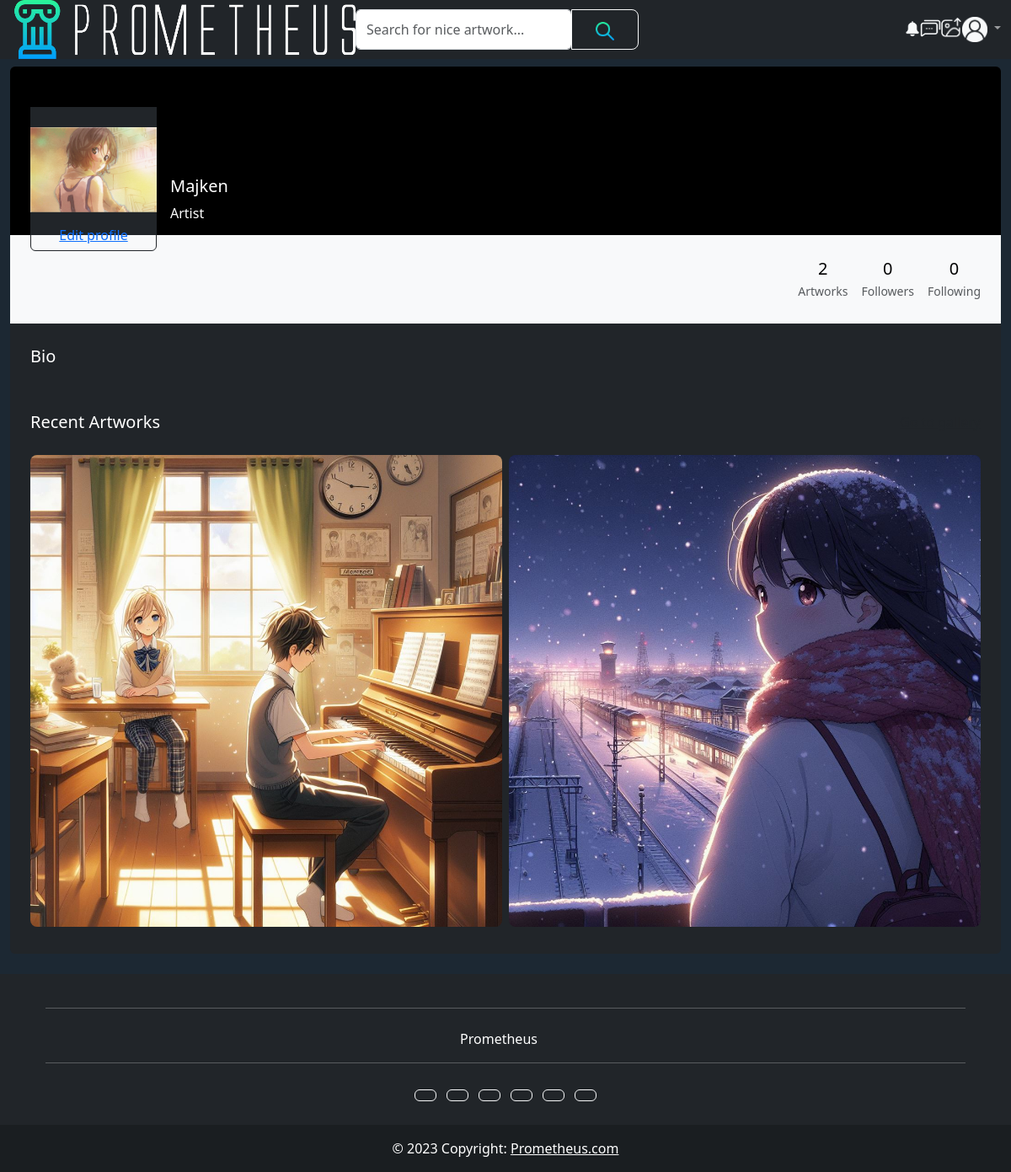
The page /profile/ (signed in) on the database its author committed.
### home/models.py (models this page shows, shortened)
class User(AbstractUser):
    username = models.CharField(max_length=14, null=True, blank=False, unique=True)
    birth=models.DateTimeField(null=True, blank=True)
    profile_Picture_Link=models.CharField(max_length=120, blank=True, null=True)
    profile_Picture=models.ImageField(upload_to="profilepics",null=True, blank=True, default="default_user.png")
    occupation=models.CharField(max_length=200, blank=True, null=False)
    bio= models.TextField(max_length=600, blank=True)
    background_Picture_Link=models.CharField(max_length=120, blank=True, null=True)
    background_Picture=models.ImageField(upload_to="avatarbg",null=True, blank=True)
    followers=models.ManyToManyField(User, related_name="users_following", blank=True)
    @property
    def provide_image(self):
        if self.profile_Picture:
            return self.profile_Picture.url
        if self.profile_Picture_Link:
            return self.profile_Picture_Link
        else:
            return default_user_avatar

class Artwork(models.Model):
    author= models.ForeignKey(User, on_delete=models.CASCADE)
    artwork=models.ImageField(upload_to="artworks",null=True, blank=False)
    name= models.CharField(max_length=30)
    pub_date= models.DateTimeField(null=True)
    description= models.TextField(max_length=200000, null=True, blank=True)
    comments=models.IntegerField(default=0)
    tags= models.TextField(max_length=600, null=True, blank=True)
    likes= models.ManyToManyField(User, related_name="users_liked",default=None)
    @property
    def generate_artwork_url(self):
        return "/artworks/"+ str(self.pk)+"/"
    @property
    def image_url(self):
        if self.artwork and hasattr(self.artwork, 'url'):
            return self.artwork.url

### home/views.py (the view)
# urls.py: path('profile/',views.profile, name="profile"),
@login_required(login_url="/login/")
def profile(request):
    user = get_object_or_404(User, username=request.user.username)
    arts = Artwork.objects.filter(author=user).count()
    try:
        recents = Artwork.objects.filter(author=user)[8]
    except:
        recents = Artwork.objects.filter(author=user)
    following = FollowingFollower.objects.filter(user_follow=user).count()
    followers = FollowingFollower.objects.filter(user_followed=user).count()
    context = {
        "profile": user,
        "arts": arts,
        "followers": followers,
        "following": following,
        "recent_artworks": recents
    }
    return render(request, "profile.html", context)

### home/backend.py (called while the page is built)
    def get_user(self, user_id):
        UserModel = get_user_model()
        try:
            return UserModel.objects.get(pk=user_id)
        except UserModel.DoesNotExist:
            return None

### home/templates/profile.html (shortened to what this page needs)
{% extends "base.html" %}
{% block content%}
        <div class="container-fluid py-4 h-100">
    <div class="row d-flex justify-content-center align-items-center h-100">
      <div class="col">
        <div class="card border-0 bg-dark">
          <div class="rounded-top text-white d-flex flex-row"  style="background-color: #000; height:200px;">
            <div class="ms-4 mt-5 d-flex flex-column bg-dark text-white" style="width: 150px;">
              <img src={{profile.provide_image}}
                alt={{profile.username}} class="img-fluid mt-4 mb-2"
                height="150px" width="150px" style="object-position: center">
              <button  id="edit_profile_button" type="button" class="btn btn-outline-dark"
                style="z-index: 1;">
               <a href={% url "editProfile" %}>  Edit profile </a>
              </button>
            </div>
            <div class="ms-3" style="margin-top: 130px;">
              <h5>{{profile.username}}</h5>
              <p>{{profile.occupation}}</p>
            </div>
          </div>
          <div class="p-4 text-black" style="background-color: #f8f9fa;">
            <div class="d-flex justify-content-end text-center py-1">
              <div>
                <p class="mb-1 h5">{{arts}}</p>
                <p class="small text-muted mb-0">Artworks</p>
              </div>
              <div class="px-3">
                <p class="mb-1 h5">{{followers}}</p>
                <p class="small text-muted mb-0">Followers</p>
              </div>
              <div>
                <p class="mb-1 h5">{{following}}</p>
                <p class="small text-muted mb-0">Following</p>
              </div>
            </div>
          </div>
          <div class="card-body p-4 text-black">
            <div class="mb-5 text-white">
              <p class="lead fw-normal mb-1">Bio</p>
            </div>
            <div class="d-flex justify-content-between align-items-center mb-4 text-white">
              <p class="lead fw-normal mb-0">Recent Artworks</p>
              <p class="mb-0"><a href="#!" class="text-muted">Go to gallery</a></p>
            </div>
            <div class="row g-2">
              {% for artwork in recent_artworks %}
              <div class="col mb-2">
                <a href={{artwork.generate_artwork_url}}><img src={{artwork.image_url}}
                  alt={{artwork.name}} class="w-100 rounded-3"></a>
              </div>
              {% endfor %}
            </div>
          </div>
        </div>
      </div>
    </div>
  </div>
{% endblock %}

### home/static/css/main.css (style rules this page uses)
body { background-color:#1C2833; padding-top:55px; }

### rows shown on the page
User: provide_image (picture), username "Majken", occupation "Artist"
Artwork: image_url (picture)
Artwork: image_url (picture)

### other values the page prints
{{ arts }} "2"
{{ followers }} "0"
{{ following }} "0"
